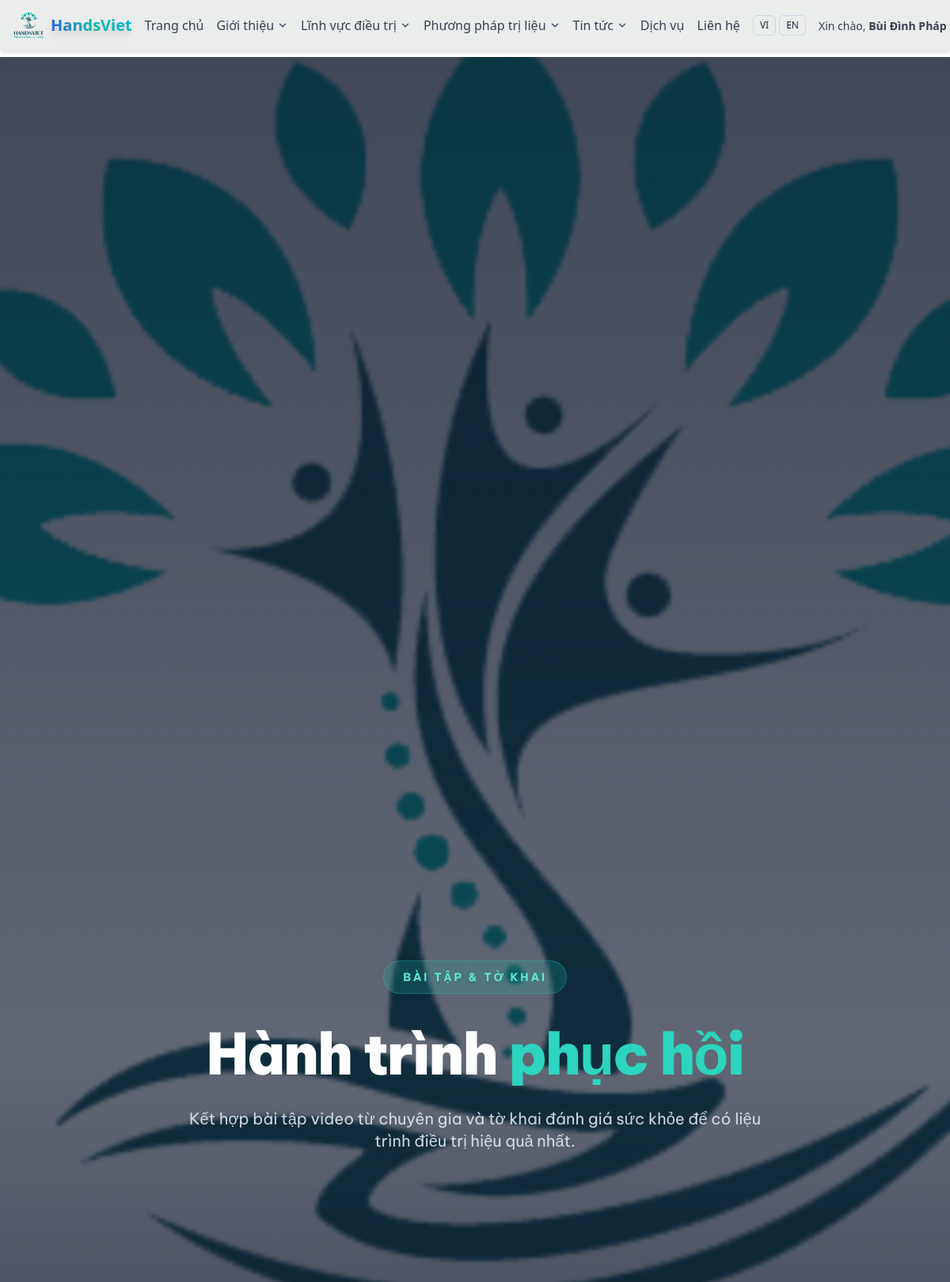
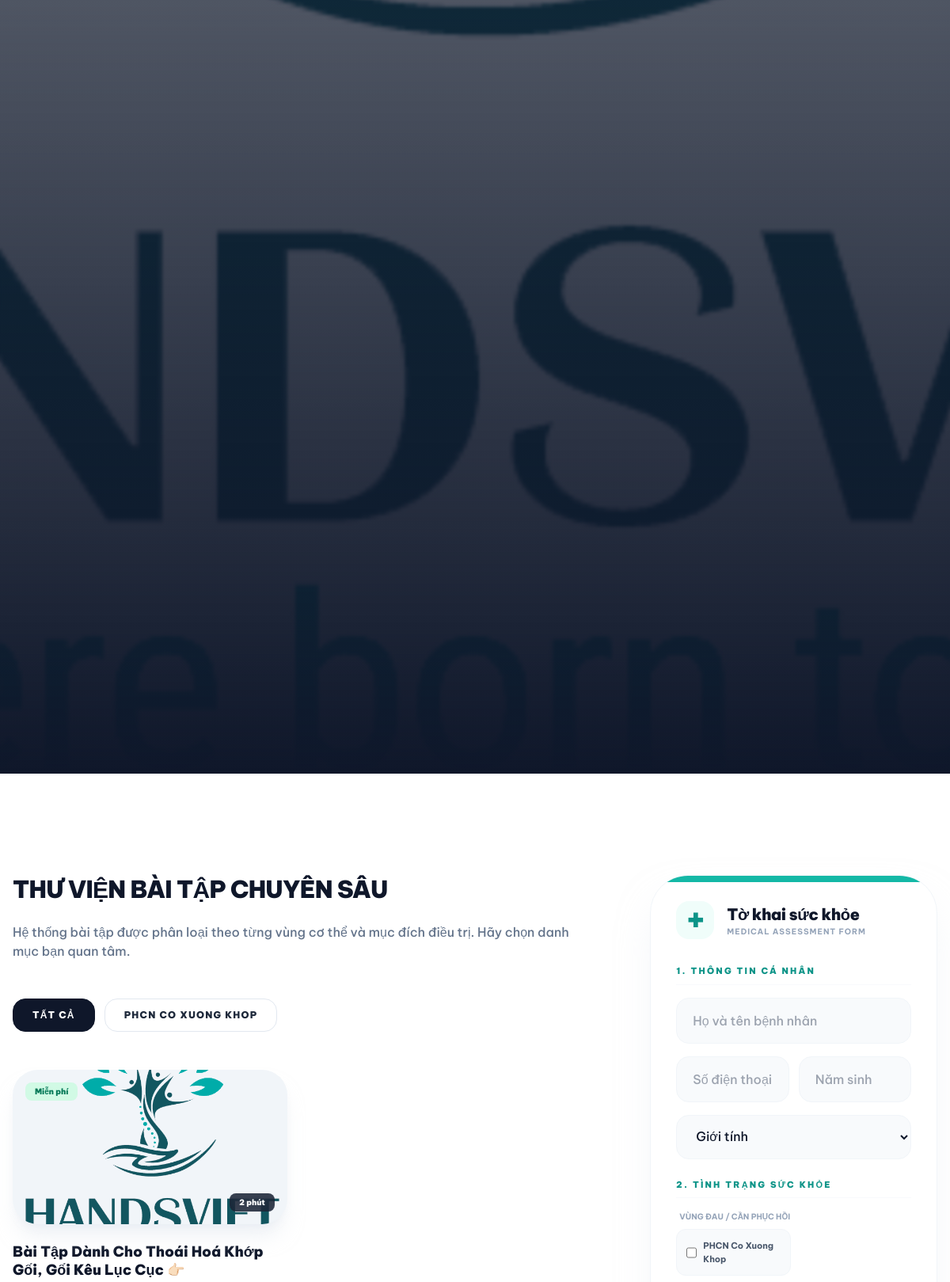
/exercise-library/ (signed in, upper part), run on the app's committed database (2 pictures, top to bottom).
### hansviet_admin/models.py (models this page shows, shortened)
class ServiceCategory(models.Model):
    name = models.CharField(max_length=255)
    slug = models.SlugField(unique=True)
    description = models.TextField(blank=True)
    icon_svg = models.TextField(blank=True)
    order = models.PositiveIntegerField(default=0)
    class Meta:
        ordering = ["order", "name"]
        verbose_name = "Service Category"
        verbose_name_plural = "Service Categories"

class Video(models.Model):
    ACCESS_FREE = "free"
    ACCESS_PAID = "paid"
    ACCESS_CHOICES = [(ACCESS_FREE, "Free"), (ACCESS_PAID, "Paid")]
    PROVIDER_YT = "youtube"
    PROVIDER_VI = "vimeo"
    PROVIDER_CHOICES = [(PROVIDER_YT, "YouTube"), (PROVIDER_VI, "Vimeo")]
    title = models.CharField(max_length=255)
    slug = models.SlugField(unique=True)
    provider = models.CharField(max_length=20, choices=PROVIDER_CHOICES)
    provider_id = models.CharField(max_length=255)
    access = models.CharField(max_length=10, choices=ACCESS_CHOICES, default=ACCESS_FREE)
    duration = models.CharField(max_length=50, blank=True)
    category = models.ForeignKey(ServiceCategory, null=True, blank=True, on_delete=models.SET_NULL)
    is_active = models.BooleanField(default=True)
    class Meta:
        verbose_name = "Video"
        verbose_name_plural = "Videos"
        ordering = ["title"]

### hansviet_user/views.py (the view, shortened to what this page needs)
def exercise_library(request):
    can_paid = _user_can_view_paid(request.user)
    def normalize_provider_id(video_obj):
        raw = (video_obj.provider_id or "").strip()
        if not raw:
            return ""
        if "://" not in raw:
            return raw
    videos = Video.objects.filter(is_active=True).select_related("category").order_by("title")
    normalized_videos = []
    for v in videos:
        provider_id = normalize_provider_id(v)
        if v.provider == Video.PROVIDER_YT and provider_id:
            embed_url = f"https://www.youtube.com/embed/{provider_id}"
            thumb_url = f"https://img.youtube.com/vi/{provider_id}/hqdefault.jpg"
            watch_url = f"https://www.youtube.com/watch?v={provider_id}"
        elif v.provider == Video.PROVIDER_VI and provider_id:
            embed_url = f"https://player.vimeo.com/video/{provider_id}"
            thumb_url = ""
            watch_url = f"https://vimeo.com/{provider_id}"
        else:
            embed_url = ""
            thumb_url = ""
            watch_url = ""
        normalized_videos.append(
            {
                "pk": v.pk,
                "title": v.title,
                "duration": v.duration,
                "category": v.category.name if v.category else "Khác",
                "provider": v.provider,
                "provider_id": provider_id,
                "embed_url": embed_url,
                "watch_url": watch_url,
                "thumb_url": thumb_url,
                "access": v.access,
                "can_watch": (v.access == Video.ACCESS_FREE) or can_paid,
            }
        )
    grouped_videos = {}
    for v in normalized_videos:
        grouped_videos.setdefault(v["category"], []).append(v)
    exercises = [{"category": key, "videos": grouped_videos[key]} for key in sorted(grouped_videos.keys())]
    return render(
        request,
        "pages/exercise_library.html",
        {
            "can_watch_paid": can_paid,
            "exercises": exercises,
        },
    )

### hansviet_user/templates/pages/exercise_library.html (shortened to what this page needs)
{% load static %}
<!DOCTYPE html>
<html lang="vi">
<head>
    <script src="https://cdn.tailwindcss.com"></script>
    <link rel="stylesheet" href="{% static 'css/home.css' %}">
</head>
<body class="bg-white text-slate-800 antialiased overflow-x-hidden">
    {% include 'pages/header_tailwind.html' %}
    <main class="bg-white min-h-screen">
        <section class="relative h-[60vh] min-h-[450px] flex items-center justify-center overflow-hidden">
            <div class="absolute inset-0">
                <img src="https://images.unsplash.com/photo-1544367567-0f2fcb009e0b?q=80&w=2040&auto=format&fit=crop"
                    class="w-full h-full object-cover scale-105" alt="Rehab Exercise">
                <div class="absolute inset-0 bg-slate-900/65 backdrop-blur-[1px]"></div>
                <div class="absolute inset-0 bg-gradient-to-t from-slate-900 via-transparent to-slate-900/40"></div>
            </div>
            <div class="max-w-7xl mx-auto px-4 text-center relative z-10">
                <div class="inline-flex items-center gap-3 px-6 py-2.5 rounded-full bg-teal-500/20 border border-teal-400/30 text-teal-300 font-bold text-xs md:text-sm uppercase tracking-[0.2em] mb-10 animate-fade-in-up">
                    Bài tập & Tờ khai
                </div>
                <h1 class="text-4xl md:text-6xl lg:text-7xl font-black text-white mb-8 leading-tight tracking-tight animate-fade-in-up delay-100">
                    Hành trình <span class="text-teal-400">phục hồi</span>
                </h1>
                <p class="text-lg md:text-xl text-slate-200/90 max-w-3xl mx-auto leading-relaxed animate-fade-in-up delay-200 px-4">
                    Kết hợp bài tập video từ chuyên gia và tờ khai đánh giá sức khỏe để có liệu trình điều trị hiệu quả nhất.
                </p>
            </div>
        </section>
        <section class="max-w-7xl mx-auto px-4 py-32">
            <div class="flex flex-col lg:flex-row gap-20">
                <div class="lg:w-2/3 space-y-16 reveal">
                    <div>
                        <h2 class="text-3xl font-black text-slate-900 mb-6 tracking-tight uppercase">Thư viện bài tập chuyên sâu</h2>
                        <p class="text-slate-500 font-medium mb-12">Hệ thống bài tập được phân loại theo từng vùng cơ thể và mục đích điều trị. Hãy chọn danh mục bạn quan tâm.</p>
                        <div class="flex flex-wrap gap-3 mb-12">
                            <button onclick="filterVideos('all')" class="cat-btn active px-6 py-3 rounded-2xl font-black text-xs uppercase tracking-widest border border-slate-200 transition-all hover:border-teal-500">Tất cả</button>
                            {% for group in exercises %}
                            <button onclick="filterVideos('{{ group.category|slugify }}')" class="cat-btn px-6 py-3 rounded-2xl font-black text-xs uppercase tracking-widest border border-slate-200 transition-all hover:border-teal-500">{{ group.category }}</button>
                            {% endfor %}
                        </div>
                        <div class="grid md:grid-cols-2 gap-8" id="video-grid">
                            {% for group in exercises %}
                                {% for video in group.videos %}
                                <div class="video-card reveal group cursor-pointer {% if not video.can_watch %}opacity-90{% endif %}" data-category="{{ group.category|slugify }}" {% if video.can_watch and video.embed_url %}onclick="playVideo('{{ video.embed_url }}', '{{ video.watch_url }}', '{{ video.title|escapejs }}')"{% else %}onclick="window.location.href='/services/'"{% endif %}>
                                    <div class="relative rounded-[2rem] overflow-hidden aspect-video bg-slate-100 mb-6 shadow-xl shadow-slate-200/50">
                                        {% if video.thumb_url %}
                                        <img src="{{ video.thumb_url }}" class="w-full h-full object-cover group-hover:scale-110 transition-transform duration-700" alt="{{ video.title }}">
                                        {% else %}
                                        <img src="{% static 'images/assets/rehab-wellness.jpg' %}" class="w-full h-full object-cover group-hover:scale-110 transition-transform duration-700" alt="{{ video.title }}">
                                        {% endif %}
                                        <div class="absolute bottom-4 right-4 px-3 py-1 bg-slate-900/80 backdrop-blur-md rounded-lg text-[10px] font-black text-white">{{ video.duration }}</div>
                                        <div class="absolute top-4 left-4 px-3 py-1 rounded-lg text-[10px] font-black {% if video.access == 'paid' %}bg-amber-100 text-amber-700{% else %}bg-emerald-100 text-emerald-700{% endif %}">
                                            {% if video.access == 'paid' %}Trả phí{% else %}Miễn phí{% endif %}
                                        </div>
                                    </div>
                                    <h3 class="text-lg font-black text-slate-900 leading-tight group-hover:text-teal-600 transition-colors">{{ video.title }}</h3>
                                </div>
                                {% endfor %}
                            {% endfor %}
                        </div>
                    </div>
                </div>
                <div class="lg:w-1/3 reveal delay-300">
                    <div class="sticky top-10">
                        <div class="bg-white rounded-[3rem] p-8 shadow-2xl shadow-slate-200/50 border border-slate-100 relative overflow-hidden">
                            <div class="absolute top-0 left-0 right-0 h-2 bg-teal-500"></div>
                            <div class="flex items-center gap-4 mb-8">
                                <div class="w-12 h-12 bg-teal-50 rounded-2xl flex items-center justify-center text-teal-600 text-2xl font-black">✚</div>
                                <div>
                                    <h3 class="text-xl font-black text-slate-900 tracking-tight">Tờ khai sức khỏe</h3>
                                    <p class="text-[10px] font-bold text-slate-400 uppercase tracking-widest">Medical Assessment Form</p>
                                </div>
                            </div>
                            <form action="#" method="POST" class="space-y-6">
                                <div class="space-y-4">
                                    <h4 class="text-[11px] font-black text-teal-600 uppercase tracking-[0.2em] pb-2 border-b border-slate-50">1. Thông tin cá nhân</h4>
                                    <div>
                                        <input type="text" name="name" class="form-input" placeholder="Họ và tên bệnh nhân" required>
                                    </div>
                                    <div class="grid grid-cols-2 gap-3">
                                        <input type="tel" name="phone" class="form-input" placeholder="Số điện thoại" required>
                                        <input type="number" name="age" class="form-input" placeholder="Năm sinh" required>
                                    </div>
                                    <div>
                                        <select name="gender" class="form-input">
                                            <option value="">Giới tính</option>
                                        </select>
                                    </div>
                                </div>
                                <div class="space-y-4">
                                    <h4 class="text-[11px] font-black text-teal-600 uppercase tracking-[0.2em] pb-2 border-b border-slate-50">2. Tình trạng sức khỏe</h4>
                                    <div>
                                        <label class="block text-[10px] font-bold text-slate-400 mb-2 uppercase ml-1">Vùng đau / Cần phục hồi</label>
                                        <div class="grid grid-cols-2 gap-2">
                                            {% for group in exercises %}
                                            <label class="flex items-center gap-2 p-3 rounded-xl bg-slate-50 border border-slate-100 hover:border-teal-500 transition-colors cursor-pointer group">
                                                <input type="checkbox" name="area" value="{{ group.category }}" class="w-4 h-4 rounded border-slate-300 text-teal-600 focus:ring-teal-500">
                                                <span class="text-[11px] font-bold text-slate-600 group-hover:text-teal-700">{{ group.category }}</span>
                                            </label>
                                            {% endfor %}
                                        </div>
                                    </div>
                                </div>
                            </form>
                        </div>
                    </div>
                </div>
            </div>
        </section>
    </main>
</body>
</html>

### hansviet_user/templates/pages/header_tailwind.html (shortened to what this page needs)
{% load static %}
<header class="bg-[#EAEDEC] shadow-md fixed top-0 inset-x-0 z-40 header-slide-down font-sans">
    <div class="max-w-7xl mx-auto px-4 py-3 flex items-center justify-between gap-4">
        <a href="/" class="flex items-center gap-2 flex-shrink-0 group">
            <img src="{% static 'images/HandsVietLogo.png' %}" alt="HandsViet Logo" class="h-10 w-10 object-contain group-hover:scale-110 transition-transform duration-300">
            <span class="text-xl font-extrabold bg-gradient-to-r from-blue-600 via-teal-500 to-cyan-500 bg-clip-text text-transparent drop-shadow-lg hover:drop-shadow-2xl transition-all duration-300 hover:scale-105">HandsViet</span>
        </a>
        <nav class="hidden lg:flex items-center gap-4 xl:gap-8 justify-center">
            <a href="/" class="{% if request.resolver_match.url_name == 'home' %}text-blue-600 border-b-2 border-[#14B8A6]{% else %}text-gray-700 hover:text-blue-600{% endif %} transition font-medium whitespace-nowrap">Trang chủ</a>
            <div class="relative group">
                <button class="{% if request.resolver_match.url_name == 'about' %}text-blue-600 border-b-2 border-[#14B8A6]{% else %}text-gray-700 hover:text-blue-600{% endif %} transition font-medium flex items-center gap-1 whitespace-nowrap">
                    Giới thiệu
                </button>
            </div>
            <div class="relative group">
                <button class="text-gray-700 hover:text-blue-600 transition font-medium flex items-center gap-1 whitespace-nowrap">
                    Lĩnh vực điều trị
                </button>
            </div>
            <div class="relative group">
                <button class="text-gray-700 hover:text-blue-600 transition font-medium flex items-center gap-1 whitespace-nowrap">
                    Phương pháp trị liệu
                </button>
            </div>
            <div class="relative group">
                <button class="{% if 'news' in request.resolver_match.app_name or '/news/' in request.path %}text-blue-600 border-b-2 border-[#14B8A6]{% else %}text-gray-700 hover:text-blue-600{% endif %} transition font-medium flex items-center gap-1 whitespace-nowrap">
                    Tin tức
                </button>
            </div>
            <a href="{% url 'pages:services' %}" class="{% if request.resolver_match.url_name == 'services' %}text-blue-600 border-b-2 border-[#14B8A6]{% else %}text-gray-700 hover:text-blue-600{% endif %} transition font-medium whitespace-nowrap">Dịch vụ</a>
            <a href="{% url 'pages:contact' %}" class="{% if request.resolver_match.url_name == 'contact' %}text-blue-600 border-b-2 border-[#14B8A6]{% else %}text-gray-700 hover:text-blue-600{% endif %} transition font-medium whitespace-nowrap">Liên hệ</a>
        </nav>
        <div class="hidden lg:flex items-center gap-4 flex-shrink-0">
            <form action="/i18n/setlang/" method="post" class="flex items-center gap-1">
                <button type="submit" name="language" value="vi" class="px-2 py-1 text-xs rounded-md border border-slate-300">VI</button>
                <button type="submit" name="language" value="en" class="px-2 py-1 text-xs rounded-md border border-slate-300">EN</button>
            </form>
            {% if request.user.is_authenticated %}
                <div class="relative group">
                    <button class="text-sm text-gray-700 hover:text-blue-600 font-medium">
                        Xin chào, <strong>{{ request.user.get_username }}</strong>
                    </button>
                </div>
            {% else %}
                <a href="{% url 'auth:login' %}" class="text-gray-700 hover:text-blue-600 font-medium">Đăng nhập</a>
                <a href="{% url 'auth:register' %}" class="px-4 py-2 rounded-xl bg-blue-600 text-white font-semibold shadow">Đăng ký</a>
            {% endif %}
        </div>
    </div>
</header>
<div class="h-[72px]" aria-hidden="true"></div>

### data on the page
ServiceCategory: category "PHCN CO XUONG KHOP", category "PHCN Co Xuong Khop"
Video: duration "2 phút", title "Bài Tập Dành Cho Thoái Hoá Khớp Gối, Gối Kêu Lục Cục 👉🏻"

### other printed values
{{ request.user.get_username }} "Bùi Đình Pháp"
